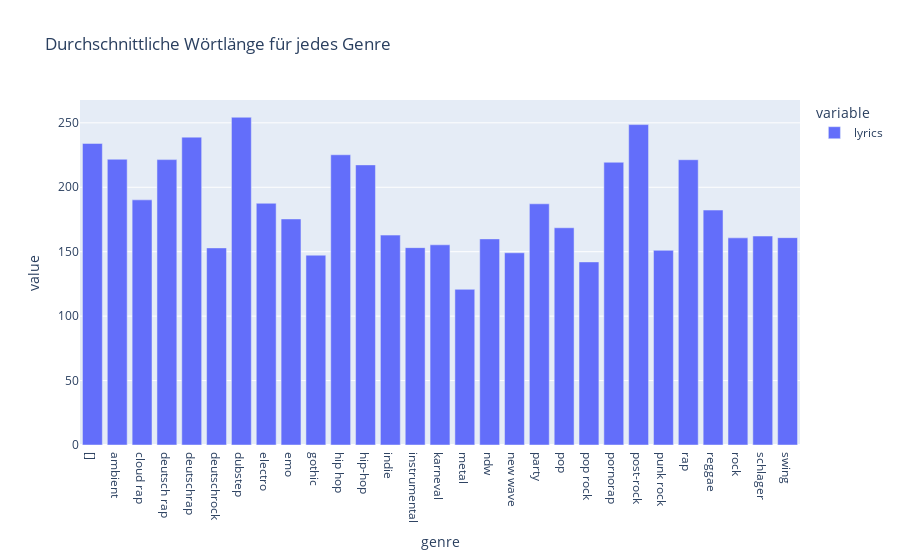

Source (notebook cell):
### Code cell
pd.options.plotting.backend = "plotly"

# Darstellung durchschnittliche Wortlänge
lyric_fig = avg_lyrics_length.plot(kind='bar', title='Durchschnittliche Wörtlänge für jedes Genre')
lyric_fig.show()

# speichern als HTML
lyric_fig.write_html("../images/avg_lyric.html")

### Figure 1 — Plotly figure (JSON) as saved in the notebook; plotly's stock layout.template omitted (floating-point values rounded to 4 significant figures)
{"data": [{"alignmentgroup": "True", "hovertemplate": "variable=lyrics<br>genre=%{x}<br>value=%{y}<extra></extra>", "legendgroup": "lyrics", "marker": {"color": "#636efa", "pattern": {"shape": ""}}, "name": "lyrics", "offsetgroup": "lyrics", "orientation": "v", "showlegend": true, "textposition": "auto", "type": "bar", "x": ["[]", "ambient", "cloud rap", "deutsch rap", "deutschrap", "deutschrock", "dubstep", "electro", "emo", "gothic", "hip hop", "hip-hop", "indie", "instrumental", "karneval", "metal", "ndw", "new wave", "party", "pop", "pop rock", "pornorap", "post-rock", "punk rock", "rap", "reggae", "rock", "schlager", "swing"], "xaxis": "x", "y": [234.0, 221.7, 190.2, 221.5, 238.9, 153.0, 254.3, 187.6, 175.4, 147.3, 225.2, 217.4, 162.9, 153.2, 155.4, 120.8, 159.9, 149.2, 187.2, 168.6, 142.1, 219.4, 248.6, 151.1, 221.4, 182.3, 160.7, 162.1, 160.9], "yaxis": "y"}], "layout": {"barmode": "relative", "legend": {"title": {"text": "variable"}, "tracegroupgap": 0}, "title": {"text": "Durchschnittliche Wörtlänge für jedes Genre"}, "xaxis": {"anchor": "y", "domain": [0, 1], "title": {"text": "genre"}}, "yaxis": {"anchor": "x", "domain": [0, 1], "title": {"text": "value"}}}}
